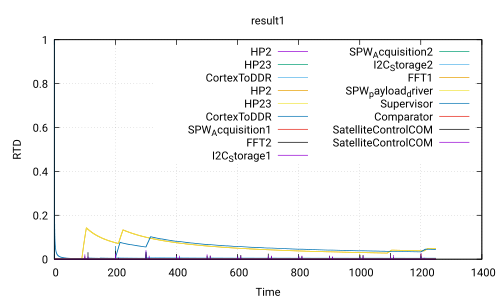

gnuplot code for this plot:
 set title 'result1'
 set ylabel 'RTD'
 set xlabel 'Time'
 set grid
 set term pdf
 set output 'Use_case_DoubleCamera_Safety.ATIPPIC.executable300.0_120.0.pdf'
 plot 'Use_case_DoubleCamera_Safety.ATIPPIC.executable300.0_120.0.csv' using 1:2 with lines title 'HP2','Use_case_DoubleCamera_Safety.ATIPPIC.executable300.0_120.0.csv' using 1:3 with lines title 'HP23','Use_case_DoubleCamera_Safety.ATIPPIC.executable300.0_120.0.csv' using 1:4 with lines title 'CortexToDDR','Use_case_DoubleCamera_Safety.ATIPPIC.executable300.0_120.0.csv' using 1:5 with lines title 'HP2','Use_case_DoubleCamera_Safety.ATIPPIC.executable300.0_120.0.csv' using 1:6 with lines title 'HP23','Use_case_DoubleCamera_Safety.ATIPPIC.executable300.0_120.0.csv' using 1:7 with lines title 'CortexToDDR','Use_case_DoubleCamera_Safety.ATIPPIC.executable300.0_120.0.csv' using 1:8 with lines title 'SPW_Acquisition1','Use_case_DoubleCamera_Safety.ATIPPIC.executable300.0_120.0.csv' using 1:9 with lines title 'FFT2','Use_case_DoubleCamera_Safety.ATIPPIC.executable300.0_120.0.csv' using 1:10 with lines title 'I2C_Storage1','Use_case_DoubleCamera_Safety.ATIPPIC.executable300.0_120.0.csv' using 1:11 with lines title 'SPW_Acquisition2','Use_case_DoubleCamera_Safety.ATIPPIC.executable300.0_120.0.csv' using 1:12 with lines title 'I2C_Storage2','Use_case_DoubleCamera_Safety.ATIPPIC.executable300.0_120.0.csv' using 1:13 with lines title 'FFT1','Use_case_DoubleCamera_Safety.ATIPPIC.executable300.0_120.0.csv' using 1:14 with lines title 'SPW_payload_driver','Use_case_DoubleCamera_Safety.ATIPPIC.executable300.0_120.0.csv' using 1:15 with lines title 'Supervisor','Use_case_DoubleCamera_Safety.ATIPPIC.executable300.0_120.0.csv' using 1:16 with lines title 'Comparator','Use_case_DoubleCamera_Safety.ATIPPIC.executable300.0_120.0.csv' using 1:17 with lines title 'SatelliteControlCOM','Use_case_DoubleCamera_Safety.ATIPPIC.executable300.0_120.0.csv' using 1:18 with lines title 'SatelliteControlCOM'
